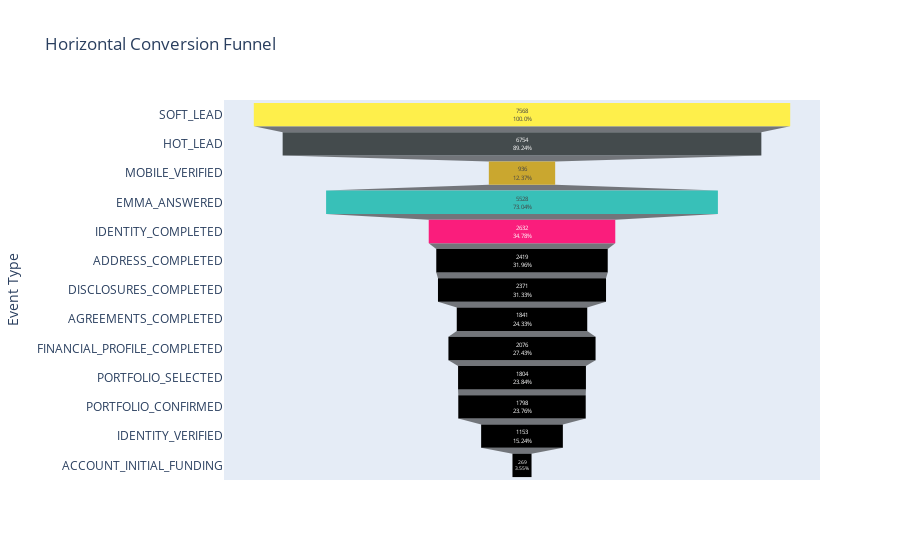

Notebook code for this chart:
### Code cell
fig = px.funnel(concat_df, x='count_values_positives', y='EventType', title='Horizontal Conversion Funnel',
                labels={'count_values_positives': 'Count of Positive Values', 'EventType': 'Event Type'},
                text = "ConversionRate", 

                 orientation='h')


# Define the custom colors
finhabits_colors = ['#feef4b', '#444b4d', '#caa72f', '#38c0b8', '#fa1d7c']

fig.update_traces(textposition='inside', texttemplate="%{x:.0f\n}<br>%{text}", 
                  marker=dict(color=finhabits_colors))
fig.show()

### Figure 1 — Plotly figure (JSON) as saved in the notebook; plotly's stock layout.template omitted (floating-point values rounded to 4 significant figures)
{"data": [{"hovertemplate": "Count of Positive Values=%{x}<br>Event Type=%{y}<br>ConversionRate=%{text}<extra></extra>", "legendgroup": "", "marker": {"color": ["#feef4b", "#444b4d", "#caa72f", "#38c0b8", "#fa1d7c"]}, "name": "", "orientation": "h", "showlegend": false, "text": ["100.0%", "89.24%", "12.37%", "73.04%", "34.78%", "31.96%", "31.33%", "24.33%", "27.43%", "23.84%", "23.76%", "15.24%", "3.55%"], "textposition": "inside", "texttemplate": "%{x:.0f\n}<br>%{text}", "type": "funnel", "x": [7568, 6754, 936, 5528, 2632, 2419, 2371, 1841, 2076, 1804, 1798, 1153, 269], "xaxis": "x", "y": ["SOFT_LEAD", "HOT_LEAD", "MOBILE_VERIFIED", "EMMA_ANSWERED", "IDENTITY_COMPLETED", "ADDRESS_COMPLETED", "DISCLOSURES_COMPLETED", "AGREEMENTS_COMPLETED", "FINANCIAL_PROFILE_COMPLETED", "PORTFOLIO_SELECTED", "PORTFOLIO_CONFIRMED", "IDENTITY_VERIFIED", "ACCOUNT_INITIAL_FUNDING"], "yaxis": "y"}], "layout": {"legend": {"tracegroupgap": 0}, "title": {"text": "Horizontal Conversion Funnel"}, "xaxis": {"anchor": "y", "domain": [0, 1], "title": {"text": "Count of Positive Values"}}, "yaxis": {"anchor": "x", "domain": [0, 1], "title": {"text": "Event Type"}}}}
